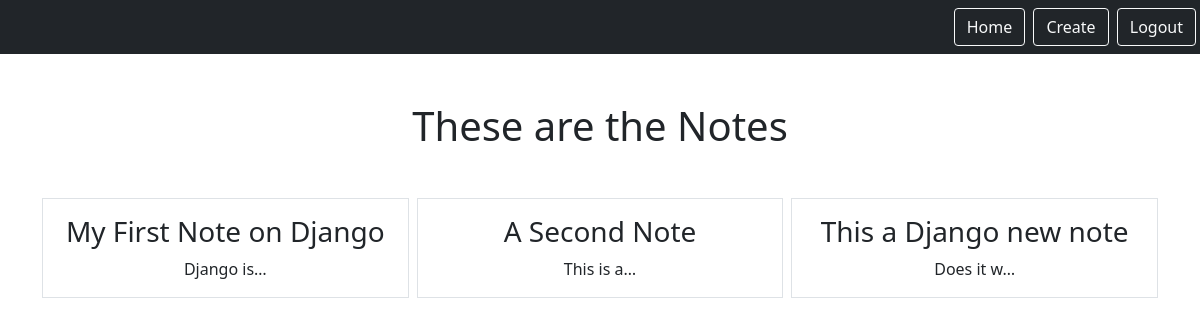
Page /smart/notes (signed in) on the committed database.
### notes/models.py (models this page shows)
class Notes(models.Model):
    title = models.CharField(max_length=200)
    text = models.TextField()
    created = models.DateTimeField(auto_now_add=True)
    user = models.ForeignKey(User, on_delete=models.CASCADE, related_name='notes')

### notes/views.py (the view)
# urls.py: path('notes', views.NotesListView.as_view(), name="notes.list"),
class NotesListView(LoginRequiredMixin,ListView):
    model = Notes
    context_object_name = "notes"
    template_name = 'notes/notes_list.html'
    login_url = '/admin'
    def get_queryset(self):
        return self.request.user.notes.all()

### notes/templates/notes/notes_list.html
{% extends "base.html" %}
{% block content %}
    <h1 class="my-5">These are the Notes</h1>
    <div class="row row-cols-3 g-2">
        {% for note in notes %}
        <div class="col">
            <div class="p-3 border">
                <a href="{% url 'notes.detail' pk=note.id %}" class="text-dark text-decoration-none ">
                    <h3> {{note.title}}  </h3>
                </a>
                {{note.text|truncatechars:10}}
            </div>
        </div>
        {% endfor %}
    </div>
{% endblock %}

### rows in the picture
Notes: title "My First Note on Django", text "Django is…"
Notes: title "A Second Note", text "This is a…"
Notes: title "This a Django new note", text "Does it w…"
